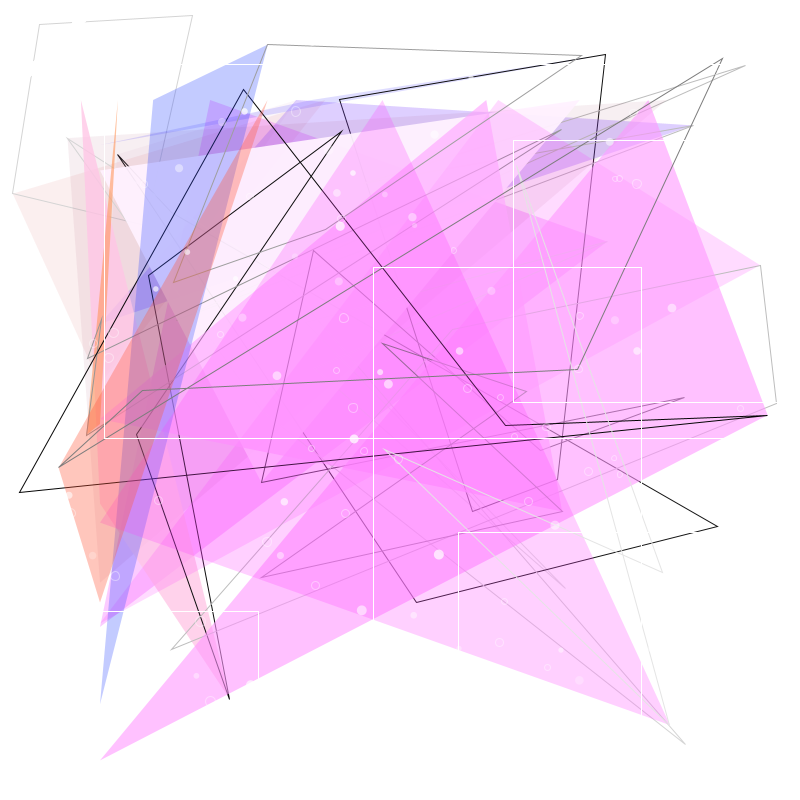
Frame 1 (no input)
Frame 60 (the mouse pressed at the canvas centre just before this capture): identical to frame 1, image omitted
Frame 120 (the mouse held since frame 60 and released just before this capture): identical to frame 1, image omitted

The Processing sketch that drew this single still picture (run headless with seeded random() and noise(); from frame 60 on, the mouse is pressed at the canvas centre):

// Processing sketch: processing_36544
// ── processing_36544.pde


     boolean doIt; 
float rx, ry, rx2, ry2, oldrx, oldry, oldrx2, oldry2; 
int mouseclicks, mouseclicks2;

void setup () {
  mouseclicks2=0;
  size (800, 800);
  background(255);
  smooth ();

  doIt = true;
}
void draw () {

  if (doIt) {
    for (int i=0; i<2; i++) {
      float rx=random(0, width);
      float ry=random(0, height);
      float rx1=random(0, width);
      float ry2=random(0, height);
      float rx3=random(0, width);
      float ry3=random(0, height);
      float rx4=random(0, width);
      float ry4=random(0, height);
      fill (200, 25);
      stroke (255);
      strokeWeight (random (2, 5));
      rect (rx, ry, rx2, ry2, rx3, ry3, rx4, ry4);
    }

    for (int i=0; i<mouseclicks; i++) {
      stroke (200);
      strokeWeight (random (2, 5));
      point(random(0, width), random(0, height));
    }
    for (int i=0; i<mouseclicks2; i++) {
      float rx1=random(0, width);
      float ry2=random(0, height);
      float ex=random (5, 10);
      float colorz=random(0, 250);

      noFill ();
      strokeWeight (1);
      stroke (200);
      ellipse (rx1, ry2, ex, ex);

      fill (rx1, colorz, ry2, 50);
      noStroke ();
      ellipse(rx1, ry2, ex, ex);
    }
    for (int i=0; i<15; i++) {
      rx=random(0, width);
      ry=random(0, height);
      rx2=random(0, width);
      ry2=random(0, height);



      float colorz=random(0, 250);
      fill (ry, colorz, rx, colorz);
      noStroke ();
      triangle (rx, ry, rx2, 100, 100, ry2);


      stroke (255);
      strokeWeight(8);
      noFill ();
      triangle (oldrx, oldry, oldrx2, 100, 100, oldry2);


      float cx= ((rx+rx2+100)/3);
      float cy=((ry+ry2+100)/3);



      noFill();
      stroke(random (0, 255));
      strokeWeight (1);

      quad (cx, cy, rx, ry, random (0, width), random (0, height), random (0, width), random (0, height));



      doIt = false;
    }
    for (int i=0; i<75; i++) {
      float rx=random(0, width);
      float ry=random(0, height);
      float rx1=random(0, width);
      float ry2=random(0, height);
      float ex=random (5, 10);  
      fill (255, random (50, 200));
      noStroke ();
      ellipse (rx, ry, ex, ex);

      noFill ();
      stroke (255, 100);
      ellipse (rx1, ry2, ex, ex);
    }

    {
      for (int i=0; i<2; i++) {
        float rx=random(0, width);
        float ry=random(0, height);
        float rx1=random(0, width);
        float ry2=random(0, height);
        float rx3=random(0, width);
        float ry3=random(0, height);
        float rx4=random(0, width);
        float ry4=random(0, height);
         float rx5=random(0, width);
        float ry5=random(0, height);
        float rx6=random(0, width);
        float ry6=random(0, height);
        float colorz=random(0, 250);
        noFill();
        stroke (255);
        rect (rx, ry, rx2, ry2);
        rect (rx3, ry3, rx4, ry4);
        rect (rx5, ry5, rx6, ry6);
      }
    }
  }
}
void mouseClicked() {
  oldrx=rx;
  oldry=ry;
  oldrx2=rx2;
  oldry2=ry2;
  background (255);
  doIt = true;
  mouseclicks=mouseclicks+10;
  mouseclicks2=mouseclicks2+4;
}
           
                
